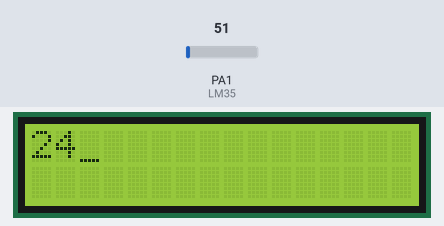
Recording of a program running on a simulated ATmega32, built with avr-gcc and emulated at 1 MHz. Shown: 16×2 character LCD. Wiring (inferred from the names in the program): character LCD (HD44780): RS PC1; E PC0; data PD0, PD1, PD2, PD3, PD4, PD5, PD6, PD7. The inputs (shaded band) are chosen by the test bench; at power-on: PA1 (LM35) = 51.

Above: at 1.2 s.
1.3 s: PA1 (LM35) set to 61
At 1.59 s:
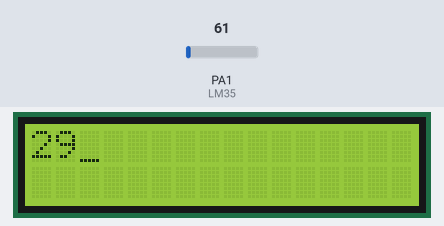
2.8 s: PA1 (LM35) set to 71
At 3.48 s:
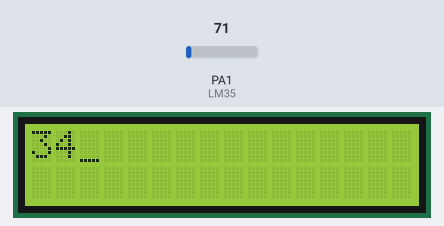
4.3 s: PA1 (LM35) set to 86
At 4.97 s:
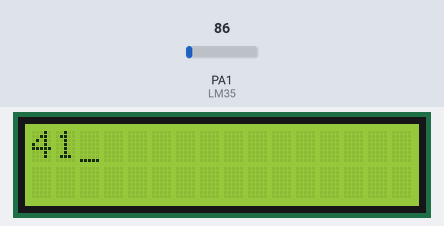
Timing chart, 0 to 7.3 s (numbered marks = the images above; inputs shaded):
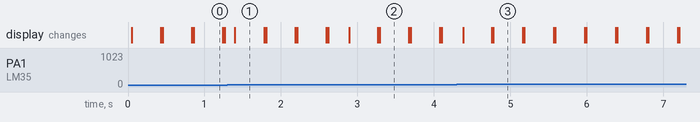

Measured:
- after the input at 1.3 s, the display: changes after 0.10 s (image 1)
- after the input at 2.8 s, the display: changes after 0.10 s (image 2)
- after the input at 4.3 s, the display: changes after 0.09 s (image 3)

The program:

main.c
```c
/*
 * Interrupt_ADC.c
 *
 * Created: 7/24/2022 12:07:52 PM
 * Author : CARNIVAL
 */

#define F_CPU 1000000UL

#include <avr/io.h>
#include <avr/interrupt.h>
#include "./ECU/LM35/LM35.h"
#include "./ECU/LCD/LCD.h"

int main(void)
{
	/*DDRC =0xFF;
	DDRD = 0;
	DDRB = 0;
	PORTD |= 1 << INT0 | 1 << INT1 ;
	PORTB |= 1 << INT2;

	GICR |= 1 << INT0 | 1 << INT1 | 1 << INT2;
	MCUCR |= 1 << ISC00 | 1 << ISC10 | 1 << ISC11;
	MCUCR &= ~(1<<ISC01);
	MCUCSR |= 1 << ISC2;
	sei();*/
	init_lm35();
	init_LCD();

    while (1)
    {
		send_float(read_lm35());
		_delay_ms(100);
		send_command(0x01);

    }
}

/*ISR (INT0_vect)
{
	PORTC ^= 1;
}

ISR (INT1_vect)
{
	PORTC ^= 10;
}

ISR (INT2_vect)
{
	PORTC ^= 100;
}*/
```

LM35.c
```c
/*
 * LM35.c
 *
 * Created: 7/24/2022 8:07:51 PM
 *  Author: CARNIVAL
 */

#include "LM35.h"
#include "./../../MCAL/ADC/ADC.h"

void init_lm35()
{
	adc_init();
}

uint16_t read_lm35()
{
	return adc_read(READ_PIN) * 4.88 / 10;
}
```

LM35.h
```c
/*
 * LM35.h
 *
 * Created: 7/24/2022 8:08:04 PM
 *  Author: CARNIVAL
 */

#include <stdint.h>

#ifndef LM35_H_
#define LM35_H_

#define READ_PIN 1

void init_lm35();
uint16_t read_lm35();


#endif /* LM35_H_ */
```

LCD.c
```c
/*
 * LCD.c
 *
 * Created: 7/22/2022 6:09:01 PM
 *  Author: CARNIVAL
 */

#include "LCD.h"

void send_command(unsigned char cmd)
{
	SCRIPT_PORT = 0x00;
	CONTROL_PORT &= ~(1 << RS);
	SCRIPT_PORT = cmd;

	CONTROL_PORT |= (1 << EN);
	_delay_ms(1);
	CONTROL_PORT &= ~(1 << EN);

	_delay_ms(10);
}

void init_LCD()
{
	SCRIPT_DDR = 0xFF;
	CONTROL_DDR |= (1 << EN) | (1 << RS);
	send_command(0x01);
	send_command(0x38);
	send_command(0x0E);
}

void send_char(char c)
{
	SCRIPT_PORT = 0x00;
	CONTROL_PORT |= (1 << RS);
	SCRIPT_PORT = c;

	CONTROL_PORT |= (1 << EN);
	_delay_ms(1);
	CONTROL_PORT &= ~(1 << EN);

	_delay_ms(10);
}

void send_string(char s[])
{
	for (int i = 0; i < strlen(s); i++)
	{
		send_char(s[i]);
	}
}

void send_int(int i)
{
	char s[17];
	itoa(i, s, 10);
	send_string(s);
}

void send_float(float n)
{
	// Extract integer part
	char sign = 0;
	if (n < 0) {sign = 1; n *= -1;}
	char ipart = (int)n;

	// Extract floating part
	char fpart = (n - (float)ipart) * 100;
	if (sign == 1) send_char('-');
	send_int(ipart);
	if (fpart == 0) return;
	send_char('.');
	send_int(fpart);
}
```

LCD.h
```c
/*
 * LCD.h
 *
 * Created: 7/22/2022 6:08:48 PM
 *  Author: CARNIVAL
 */

#include <avr/io.h>
#include <util/delay.h>
#include <stdlib.h>
#include <string.h>

#ifndef LCD_H_
#define LCD_H_

#define SCRIPT_DDR  DDRD
#define CONTROL_DDR DDRC

#define SCRIPT_PORT  PORTD
#define CONTROL_PORT PORTC

#define EN 0
#define RS 1

void send_command(unsigned char cmd);
void init_LCD();
void send_char(char c);
void send_string(char s[]);
void send_int(int i);
void send_float(float n);

#endif /* LCD_H_ */
```

ADC.c
```c
/*
 * ADC.c
 *
 * Created: 7/24/2022 8:03:25 PM
 *  Author: CARNIVAL
 */

#include "ADC.h"

void adc_init()
{
	ADMUX |= 1 << REFS0;
	ADCSRA |= 1 << ADEN | 1 << ADPS2;

}

uint16_t adc_read(unsigned char read_pin)
{
	uint16_t ainL;
	uint16_t ainH;
	ADMUX &= 0xF0;
	ADMUX |= 0x0F & (read_pin);
	DDRA &= ~(1 << read_pin);

	ADCSRA |= 1 << ADSC;
	while ((ADCSRA & (1 << ADIF)) == 0);
	ainL = ADCL;
	ainH = ADCH << 8;
	return ainH + ainL;
}
```

ADC.h
```c
/*
 * ADC.h
 *
 * Created: 7/24/2022 8:03:17 PM
 *  Author: CARNIVAL
 */

#include <avr/io.h>
#include <stdint.h>

#ifndef ADC_H_
#define ADC_H_

void adc_init();
uint16_t adc_read(unsigned char read_pin);


#endif /* ADC_H_ */
```
